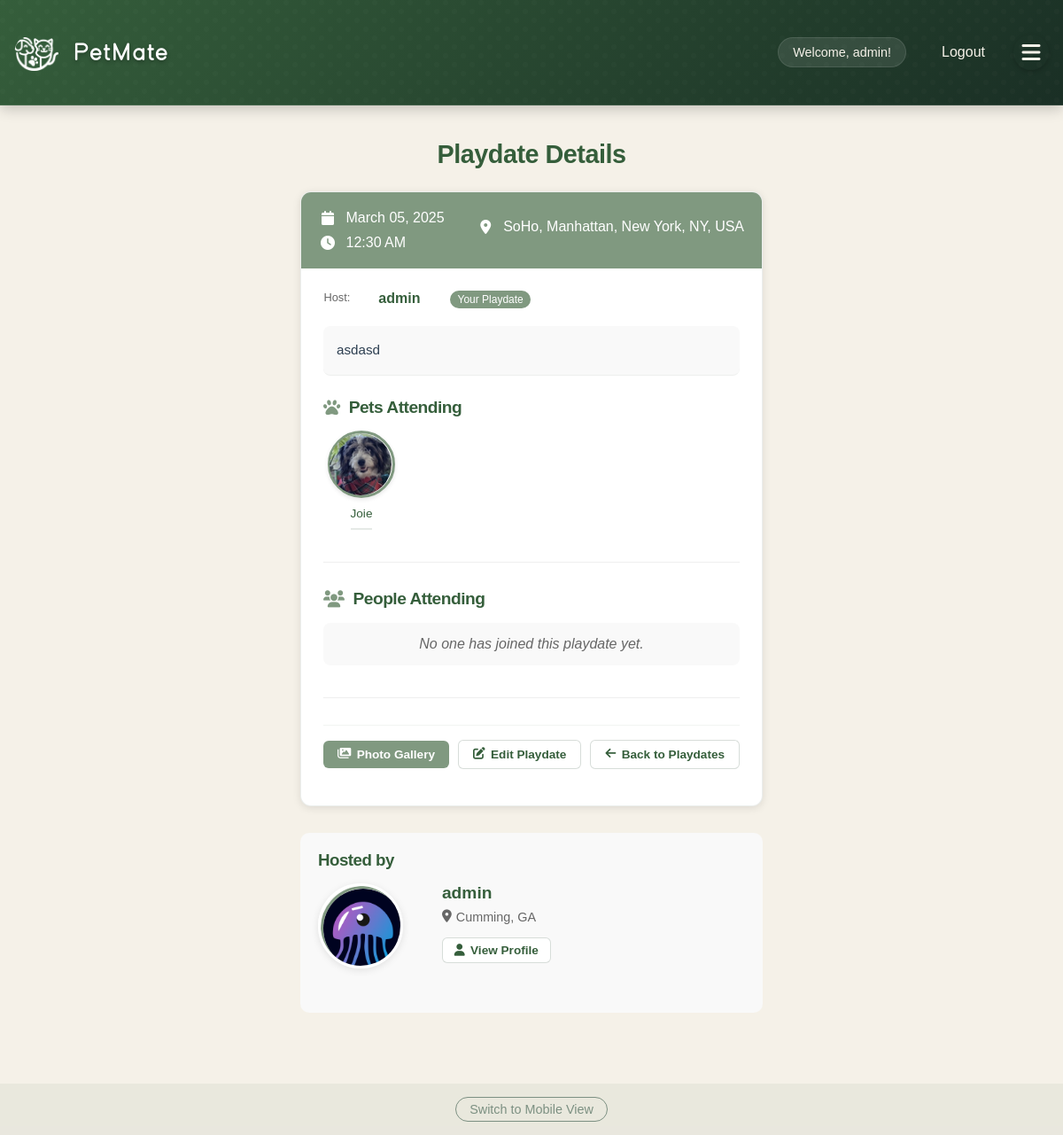
The page /playdates/3 (signed in) on the database its author committed.
### app/models/user.py (models this page shows, shortened)
class User(db.Model, UserMixin):
    __tablename__ = 'users'
    id = db.Column(db.Integer, primary_key=True)
    username = db.Column(db.String(80), unique=True, nullable=False)
    email = db.Column(db.String(120), unique=True, nullable=False)
    password_hash = db.Column(db.String(128))
    name = db.Column(db.String(120))  # User's full name
    created_at = db.Column(db.DateTime, default=datetime.utcnow)
    profile_picture = db.Column(db.String(255))  # Store the filename of uploaded image
    bio = db.Column(db.Text)  # User bio
    location = db.Column(db.String(200))  # User location
    is_admin = db.Column(db.Boolean, default=False)
    account_status = db.Column(db.String(20), default='active')  # active, suspended, banned
    last_login = db.Column(db.DateTime)
    account_notes = db.Column(db.Text)  # Admin notes about the user
    preferred_meetup_types = db.Column(db.String(255))  # e.g., "parks,beaches,dog runs"
    availability = db.Column(db.String(255))  # e.g., "weekends,evenings"
    pet_owner_since = db.Column(db.Integer)  # Year they became a pet owner
    pet_experience_level = db.Column(db.String(50))  # e.g., "beginner", "intermediate", "expert"
    pets = db.relationship('Pet', backref='owner', lazy=True)
    hosted_playdates = db.relationship('Playdate', foreign_keys='Playdate.host_id', lazy=True)
    attended_playdates = db.relationship('Playdate', secondary=playdate_attendees, lazy=True)
    reviews_received = db.relationship('Review',
                                     foreign_keys='Review.reviewed_user_id',
                                     back_populates='reviewed_user',
                                     lazy='joined')
    reviews_given = db.relationship('Review',
                                  foreign_keys='Review.reviewer_id',
                                  back_populates='reviewer',
                                  lazy='joined')
    @property
    def is_authenticated(self):
        return True
    def get_unread_message_count(self):
        from app.models.message import Message
        return Message.query.filter_by(recipient_id=self.id, is_read=False).count()

### app/models/playdate.py (models this page shows, shortened)
class Playdate(db.Model):
    __tablename__ = 'playdates'
    id = db.Column(db.Integer, primary_key=True)
    host_id = db.Column(db.Integer, db.ForeignKey('users.id', ondelete='CASCADE'), nullable=False)
    title = db.Column(db.String(100), nullable=False)
    description = db.Column(db.Text)
    location = db.Column(db.String(200), nullable=False)
    date = db.Column(db.DateTime, nullable=False)
    duration = db.Column(db.Integer)  # Duration in minutes
    max_attendees = db.Column(db.Integer)
    max_pets = db.Column(db.Integer)  # Maximum number of pets allowed
    status = db.Column(db.String(20), default='scheduled')  # scheduled, in_progress, completed, cancelled
    created_at = db.Column(db.DateTime, default=datetime.utcnow)
    updated_at = db.Column(db.DateTime, default=datetime.utcnow, onupdate=datetime.utcnow)
    host = db.relationship('User', foreign_keys=[host_id])
    attendees = db.relationship('User', secondary=playdate_attendees)
    pets = db.relationship('Pet', secondary=playdate_pets, backref=db.backref('playdates', lazy=True))

### app/models/pet.py (models this page shows, shortened)
class Pet(db.Model):
    __tablename__ = 'pets'
    id = db.Column(db.Integer, primary_key=True)
    owner_id = db.Column(db.Integer, db.ForeignKey('users.id', ondelete='CASCADE'), nullable=False)
    name = db.Column(db.String(100), nullable=False)
    species = db.Column(db.String(50), nullable=False)
    breed = db.Column(db.String(100))
    age = db.Column(db.Integer)
    size = db.Column(db.String(20))  # Small, Medium, Large
    gender = db.Column(db.String(20))
    image_filename = db.Column(db.String(255))
    bio = db.Column(db.Text)
    created_at = db.Column(db.DateTime, default=datetime.utcnow)
    updated_at = db.Column(db.DateTime, default=datetime.utcnow, onupdate=datetime.utcnow)
    energy_level = db.Column(db.String(20))  # Low, Medium, High
    friendliness = db.Column(db.String(20))  # Shy, Moderate, Outgoing
    training_level = db.Column(db.String(20))  # Basic, Intermediate, Advanced
    special_needs = db.Column(db.Text)
    preferred_playmates = db.Column(db.String(255))  # e.g., "small dogs, cats"

### app/routes/main.py (the view)
@bp.route('/playdates/<int:playdate_id>')
def view_playdate(playdate_id):
    if 'username' not in session:
        return redirect(url_for('auth.login'))
    user = User.query.filter_by(username=session['username']).first()
    playdate = Playdate.query.get_or_404(playdate_id)
    is_participant = False
    for pet in playdate.pets:
        if pet.owner_id == user.id:
            is_participant = True
            break
    if playdate.host_id != user.id and not is_participant:
        flash('You do not have permission to view this playdate.', 'error')
        return redirect(url_for('main.view_playdates'))
    photos = []
    if hasattr(playdate, 'photos'):
        photos = playdate.photos
    pets = playdate.pets.all() if hasattr(playdate.pets, 'all') else playdate.pets
    attendees = []
    if hasattr(playdate, 'attendees'):
        attendees_info = db.session.query(
            User,
        ).join(
            playdate_attendees,
            User.id == playdate_attendees.c.user_id
        ).filter(
            playdate_attendees.c.playdate_id == playdate.id
        ).all()
    existing_review = Review.query.filter_by(
        reviewer_id=user.id,
        playdate_id=playdate_id
    ).first()
    now = datetime.now()
    user_agent = request.headers.get('User-Agent', '').lower()
    is_mobile = any(device in user_agent for device in ['iphone', 'android', 'mobile', 'tablet'])
    mode = request.args.get('mode', None)
    use_mobile = is_mobile and mode != 'desktop'
    template = 'mobile_view_playdate.html' if use_mobile else 'view_playdate.html'
    return render_template(
        template,
        playdate=playdate,
        user=user,
        current_user=user,
        photos=photos,
        pets=pets,
        attendees=attendees,
        is_host=(playdate.host_id == user.id),
        now=now,
        user_has_reviewed=existing_review is not None
    )

### app/templates/view_playdate.html (shortened to what this page needs)
{% extends "base.html" %}
{% block content %}
<div class="playdate-container">
    <h1 class="page-title">Playdate Details</h1>
    <div class="playdate-card">
        <div class="card-header">
            <div class="playdate-meta">
                <div class="date-time">
                    <div class="date">
                        <i class="fas fa-calendar"></i> {{ playdate.date.strftime('%B %d, %Y') }}
                    </div>
                    <div class="time">
                        <i class="fas fa-clock"></i> {{ playdate.date.strftime('%I:%M %p') }}
                    </div>
                </div>
                <div class="location">
                    <i class="fas fa-map-marker-alt"></i> {{ playdate.location }}
                </div>
            </div>
        </div>
        <div class="card-body">
            <div class="host-info">
                <span class="host-label">Host:</span>
                <span class="host-name">{{ playdate.host.username }}</span>
                {% if is_host %}
                    <span class="your-playdate-badge">Your Playdate</span>
                {% endif %}
            </div>
            {% if playdate.description %}
                <div class="playdate-description">
                    {{ playdate.description }}
                </div>
            {% endif %}
            <div class="content-section">
                <h3 class="section-title"><i class="fas fa-paw"></i> Pets Attending</h3>
                <div class="section-content">
                    {% if pets %}
                        <div class="pet-avatars">
                            {% for pet in pets %}
                                <div class="pet-avatar">
                                    {% if pet.image_filename %}
                                        <img src="{{ url_for('static', filename='pet_images/' + pet.image_filename) }}" alt="{{ pet.name }}">
                                    {% else %}
                                        <div class="pet-avatar-placeholder">
                                            <i class="fas fa-paw"></i>
                                        </div>
                                    {% endif %}
                                    <span class="pet-name">{{ pet.name }}</span>
                                </div>
                            {% endfor %}
                        </div>
                    {% else %}
                        <p class="no-items-message">No pets have been added to this playdate yet.</p>
                    {% endif %}
                </div>
            </div>
            <div class="content-section">
                <h3 class="section-title"><i class="fas fa-users"></i> People Attending</h3>
                <div class="section-content">
                    {% if attendees %}
                        <div class="attendees-list">
                            {% for attendee in attendees %}
                                <div class="attendee-item status-{{ attendee.status }}">
                                    <span class="attendee-name">{{ attendee.user.username }}</span>
                                    <span class="status-badge status-{{ attendee.status }}">
                                        {% if attendee.status == 'confirmed' %}
                                            <i class="fas fa-check-circle"></i> Confirmed
                                        {% elif attendee.status == 'maybe' %}
                                            <i class="fas fa-question-circle"></i> Maybe
                                        {% elif attendee.status == 'declined' %}
                                            <i class="fas fa-times-circle"></i> Declined
                                        {% endif %}
                                    </span>
                                </div>
                            {% endfor %}
                        </div>
                    {% else %}
                        <p class="no-items-message">No one has joined this playdate yet.</p>
                    {% endif %}
                </div>
            </div>
            <div class="playdate-actions">
                <a href="{{ url_for('playdates.playdate_photos', playdate_id=playdate.id) }}" class="button">
                    <i class="fas fa-images"></i> Photo Gallery
                </a>
                {% if current_user.id == playdate.host_id %}
                    <a href="{{ url_for('playdates.edit_playdate', playdate_id=playdate.id) }}" class="button secondary">
                        <i class="fas fa-edit"></i> Edit Playdate
                    </a>
                {% endif %}
                <a href="{{ url_for('main.view_playdates') }}" class="button secondary">
                    <i class="fas fa-arrow-left"></i> Back to Playdates
                </a>
            </div>
        </div>
    </div>
    <div class="host-section">
        <h3>Hosted by</h3>
        <div class="host-info">
            <div class="host-avatar">
                {% if playdate.host.profile_picture %}
                    <img src="{{ url_for('static', filename='profile_pictures/' + playdate.host.profile_picture) }}" alt="{{ playdate.host.username }}">
                {% else %}
                    <img src="{{ url_for('static', filename='profile_pictures/default_user.png') }}" alt="{{ playdate.host.username }}">
                {% endif %}
            </div>
            <div class="host-details">
                <h4>{{ playdate.host.username }}</h4>
                {% if playdate.host.location %}
                    <p><i class="fas fa-map-marker-alt"></i> {{ playdate.host.location }}</p>
                {% endif %}
                <div class="host-actions">
                    <a href="{{ url_for('main.view_profile', user_id=playdate.host.id) }}" class="button small secondary">
                        <i class="fas fa-user"></i> View Profile
                    </a>
                </div>
            </div>
        </div>
    </div>
</div>
{% endblock %}

### app/templates/base.html (shortened to what this page needs)
<!DOCTYPE html>
<html>
<head>
    <link rel="stylesheet" href="{{ url_for('static', filename='style.css') }}">
    <link rel="stylesheet" href="{{ url_for('static', filename='how-it-works.css') }}">
    <link rel="stylesheet" href="{{ url_for('static', filename='feature-cards.css') }}">
    <link rel="stylesheet" href="{{ url_for('static', filename='custom-font.css') }}">
    <link rel="stylesheet" href="https://cdnjs.cloudflare.com/ajax/libs/font-awesome/6.0.0/css/all.min.css">
</head>
<body>
    <nav>
        <div class="nav-container">
            <h1>
                <a href="{{ url_for('main.index') }}" class="site-title">
                    <div class="logo">
                        <div class="logo-icon"></div>
                        <div class="logo-text">Pet<span class="highlight">Mate</span></div>
                    </div>
                </a>
            </h1>
            <div class="nav-links">
                {% if 'username' in session %}
                    <div class="user-menu">
                        <span>Welcome, {{ session['username'] }}!</span>
                        <a href="{{ url_for('auth.logout') }}">Logout</a>
                    </div>
                    <button class="menu-toggle">
                        <i class="fas fa-bars"></i>
                    </button>
                {% else %}
                    <a href="{{ url_for('auth.login') }}">Login</a>
                    <a href="{{ url_for('auth.register') }}">Register</a>
                {% endif %}
            </div>
        </div>
    </nav>
    <main>
        {% block content %}{% endblock %}
    </main>
    <footer class="view-toggle">
        <a href="#" id="view-mobile-version">Switch to Mobile View</a>
    </footer>
</body>
</html>

### rows shown on the page
User: username "admin", host.username "admin", profile_picture (picture), host.location "Cumming, GA"
Playdate: date "March 05, 2025", date "12:30 AM", location "SoHo, Manhattan, New York, NY, USA", description "asdasd"
Pet: image_filename+name (picture), name "Joie"
